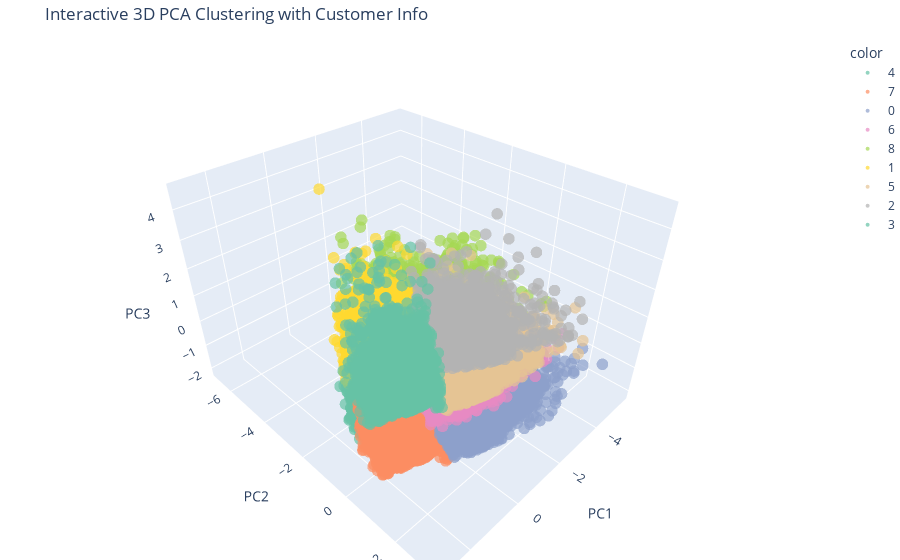

Here is the notebook cell this chart was saved with:
### Markdown cell above
Optimal Number of Clusters:
- The Elbow Method suggests an inflection point around k = 3 or 4, where adding more clusters leads to smaller gains in reducing within-cluster variance.
- The Silhouette Score peaks at k = 4, indicating this is the most cohesive and well-separated clustering structure among the values tested.

Based on this combined evidence, we will be selecting k = 4 as the optimal number of clusters for segmenting the customer data.

### Code cell
import plotly.express as px
import pandas as pd

df_clustered = df.copy()
df_clustered['Cluster'] = clusters

# Join PCA features
pca_df = pd.DataFrame(pca_features, columns=['PC1', 'PC2', 'PC3'])
pca_df = pd.concat([pca_df, df_clustered[['Cluster', 'Customer Age', 'Quantity', 'Profit Margin']].reset_index(drop=True)], axis=1)

fig = px.scatter_3d(
    pca_df,
    x='PC1', y='PC2', z='PC3',
    color=pca_df['Cluster'].astype(str),
    title='Interactive 3D PCA Clustering with Customer Info',
    opacity=0.7,
    color_discrete_sequence=px.colors.qualitative.Set2,
    hover_data={
        'Cluster': True,
        'Customer Age': True,
        'Quantity': True,
        'Profit Margin': True,
        'PC1': False, 'PC2': False, 'PC3': False  # Optional: hide PCA coords
    }
)

fig.update_traces(marker=dict(size=4))
fig.update_layout(margin=dict(l=0, r=0, b=0, t=40))
fig.show()

### Figure 1 — Plotly figure (JSON) as saved in the notebook; plotly's stock layout.template omitted (floating-point values rounded to 4 significant figures; data arrays with more than 128 entries replaced by an {"elided": "..."} marker saying what was removed)
{"data": [{"customdata": {"elided": "4133x4 float values"}, "hovertemplate": "color=4<br>Cluster=%{customdata[0]}<br>Customer Age=%{customdata[1]}<br>Quantity=%{customdata[2]}<br>Profit Margin=%{customdata[3]}<extra></extra>", "legendgroup": "4", "marker": {"color": "rgb(102,194,165)", "opacity": 0.7, "size": 4, "symbol": "circle"}, "mode": "markers", "name": "4", "scene": "scene", "showlegend": true, "type": "scatter3d", "x": {"elided": "4133 float values"}, "y": {"elided": "4133 float values"}, "z": {"elided": "4133 float values"}}, {"customdata": {"elided": "6327x4 float values"}, "hovertemplate": "color=7<br>Cluster=%{customdata[0]}<br>Customer Age=%{customdata[1]}<br>Quantity=%{customdata[2]}<br>Profit Margin=%{customdata[3]}<extra></extra>", "legendgroup": "7", "marker": {"color": "rgb(252,141,98)", "opacity": 0.7, "size": 4, "symbol": "circle"}, "mode": "markers", "name": "7", "scene": "scene", "showlegend": true, "type": "scatter3d", "x": {"elided": "6327 float values"}, "y": {"elided": "6327 float values"}, "z": {"elided": "6327 float values"}}, {"customdata": {"elided": "5197x4 float values"}, "hovertemplate": "color=0<br>Cluster=%{customdata[0]}<br>Customer Age=%{customdata[1]}<br>Quantity=%{customdata[2]}<br>Profit Margin=%{customdata[3]}<extra></extra>", "legendgroup": "0", "marker": {"color": "rgb(141,160,203)", "opacity": 0.7, "size": 4, "symbol": "circle"}, "mode": "markers", "name": "0", "scene": "scene", "showlegend": true, "type": "scatter3d", "x": {"elided": "5197 float values"}, "y": {"elided": "5197 float values"}, "z": {"elided": "5197 float values"}}, {"customdata": {"elided": "3764x4 float values"}, "hovertemplate": "color=6<br>Cluster=%{customdata[0]}<br>Customer Age=%{customdata[1]}<br>Quantity=%{customdata[2]}<br>Profit Margin=%{customdata[3]}<extra></extra>", "legendgroup": "6", "marker": {"color": "rgb(231,138,195)", "opacity": 0.7, "size": 4, "symbol": "circle"}, "mode": "markers", "name": "6", "scene": "scene", "showlegend": true, "type": "scatter3d", "x": {"elided": "3764 float values"}, "y": {"elided": "3764 float values"}, "z": {"elided": "3764 float values"}}, {"customdata": {"elided": "1477x4 float values"}, "hovertemplate": "color=8<br>Cluster=%{customdata[0]}<br>Customer Age=%{customdata[1]}<br>Quantity=%{customdata[2]}<br>Profit Margin=%{customdata[3]}<extra></extra>", "legendgroup": "8", "marker": {"color": "rgb(166,216,84)", "opacity": 0.7, "size": 4, "symbol": "circle"}, "mode": "markers", "name": "8", "scene": "scene", "showlegend": true, "type": "scatter3d", "x": {"elided": "1477 float values"}, "y": {"elided": "1477 float values"}, "z": {"elided": "1477 float values"}}, {"customdata": {"elided": "3463x4 float values"}, "hovertemplate": "color=1<br>Cluster=%{customdata[0]}<br>Customer Age=%{customdata[1]}<br>Quantity=%{customdata[2]}<br>Profit Margin=%{customdata[3]}<extra></extra>", "legendgroup": "1", "marker": {"color": "rgb(255,217,47)", "opacity": 0.7, "size": 4, "symbol": "circle"}, "mode": "markers", "name": "1", "scene": "scene", "showlegend": true, "type": "scatter3d", "x": {"elided": "3463 float values"}, "y": {"elided": "3463 float values"}, "z": {"elided": "3463 float values"}}, {"customdata": {"elided": "3507x4 float values"}, "hovertemplate": "color=5<br>Cluster=%{customdata[0]}<br>Customer Age=%{customdata[1]}<br>Quantity=%{customdata[2]}<br>Profit Margin=%{customdata[3]}<extra></extra>", "legendgroup": "5", "marker": {"color": "rgb(229,196,148)", "opacity": 0.7, "size": 4, "symbol": "circle"}, "mode": "markers", "name": "5", "scene": "scene", "showlegend": true, "type": "scatter3d", "x": {"elided": "3507 float values"}, "y": {"elided": "3507 float values"}, "z": {"elided": "3507 float values"}}, {"customdata": {"elided": "2241x4 float values"}, "hovertemplate": "color=2<br>Cluster=%{customdata[0]}<br>Customer Age=%{customdata[1]}<br>Quantity=%{customdata[2]}<br>Profit Margin=%{customdata[3]}<extra></extra>", "legendgroup": "2", "marker": {"color": "rgb(179,179,179)", "opacity": 0.7, "size": 4, "symbol": "circle"}, "mode": "markers", "name": "2", "scene": "scene", "showlegend": true, "type": "scatter3d", "x": {"elided": "2241 float values"}, "y": {"elided": "2241 float values"}, "z": {"elided": "2241 float values"}}, {"customdata": {"elided": "4757x4 float values"}, "hovertemplate": "color=3<br>Cluster=%{customdata[0]}<br>Customer Age=%{customdata[1]}<br>Quantity=%{customdata[2]}<br>Profit Margin=%{customdata[3]}<extra></extra>", "legendgroup": "3", "marker": {"color": "rgb(102,194,165)", "opacity": 0.7, "size": 4, "symbol": "circle"}, "mode": "markers", "name": "3", "scene": "scene", "showlegend": true, "type": "scatter3d", "x": {"elided": "4757 float values"}, "y": {"elided": "4757 float values"}, "z": {"elided": "4757 float values"}}], "layout": {"legend": {"title": {"text": "color"}, "tracegroupgap": 0}, "margin": {"b": 0, "l": 0, "r": 0, "t": 40}, "scene": {"domain": {"x": [0, 1], "y": [0, 1]}, "xaxis": {"title": {"text": "PC1"}}, "yaxis": {"title": {"text": "PC2"}}, "zaxis": {"title": {"text": "PC3"}}}, "title": {"text": "Interactive 3D PCA Clustering with Customer Info"}}}
